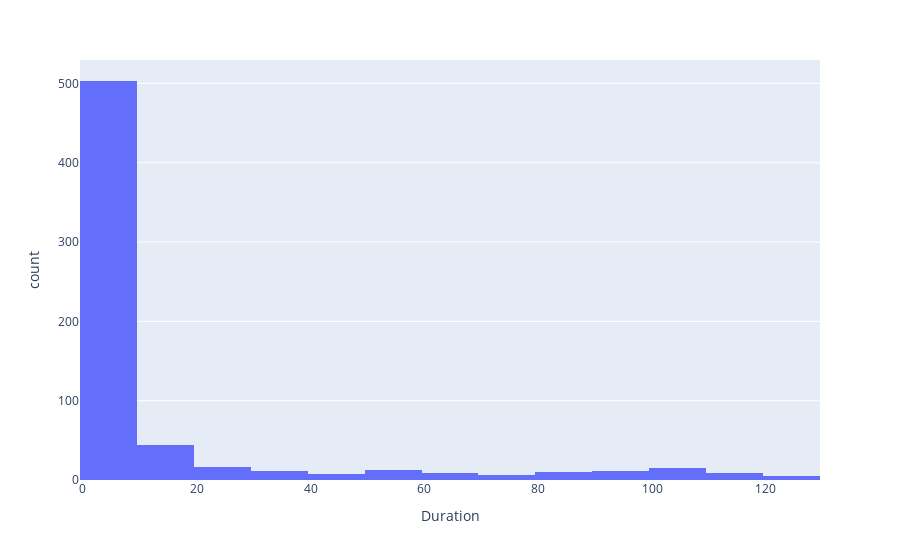

Here is the notebook cell this chart was saved with:
### Code cell
mainLogger.debug(f"max={max}")
fig = px.histogram(df_users, x="Duration", nbins=20)
fig.show()

### Figure 1 — Plotly figure (JSON) as saved in the notebook; plotly's stock layout.template omitted (floating-point values rounded to 4 significant figures; data arrays with more than 128 entries replaced by an {"elided": "..."} marker saying what was removed)
{"data": [{"alignmentgroup": "True", "bingroup": "x", "hovertemplate": "Duration=%{x}<br>count=%{y}<extra></extra>", "legendgroup": "", "marker": {"color": "#636efa", "pattern": {"shape": ""}}, "name": "", "nbinsx": 20, "offsetgroup": "", "orientation": "v", "showlegend": false, "type": "histogram", "x": {"elided": "660 int values"}, "xaxis": "x", "yaxis": "y"}], "layout": {"barmode": "relative", "legend": {"tracegroupgap": 0}, "margin": {"t": 60}, "xaxis": {"anchor": "y", "domain": [0, 1], "title": {"text": "Duration"}}, "yaxis": {"anchor": "x", "domain": [0, 1], "title": {"text": "count"}}}}
